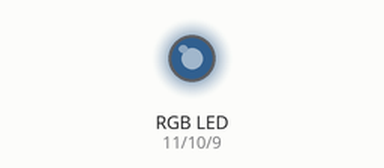
Recording of a sketch running on a simulated Arduino Uno, built with avr-gcc and run on an emulated ATmega328P. On the bench: an RGB LED mixed from three pins (HIGH = lit). Dim RGB values are drawn brighter than linear; what the sketch prints to the serial monitor is not drawn.

Above: at 0.05 s.
At 0.7 s:
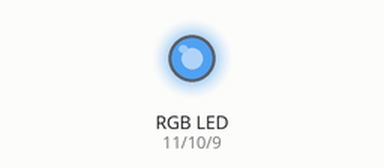
At 1.4 s:
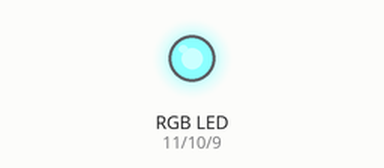
At 2.75 s:
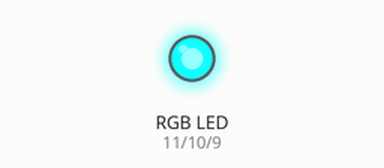
At 3.95 s:
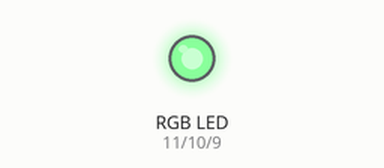
At 5.15 s:
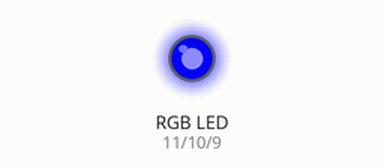
Timing chart, 0 to 6.7 s (numbered marks = the images above):
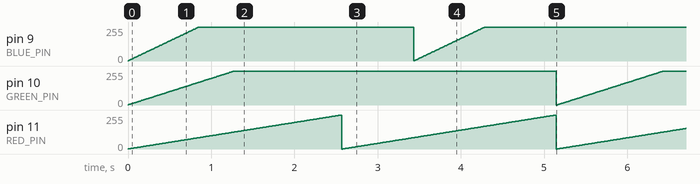

Measured:
- by itself, pin 9 (BLUE_PIN): ramps from 0/255 to 255/255 and jumps back, once every 3.4 s
- by itself, pin 10 (GREEN_PIN): ramps from 0/255 to 255/255 and jumps back, once every 5.2 s
- by itself, pin 11 (RED_PIN): ramps from 0/255 to 255/255 and jumps back, once every 2.6 s

The sketch:

rgb_strip_l298n_english.ino
```cpp
#define RED_PIN 11       // red channel pin
#define GREEN_PIN 10     // green channel pin
#define BLUE_PIN 9       // blue channel pin

int red = 0, green = 0, blue = 0; // Colors variables

void setup() {
  Serial.begin(9600);             //enable serial communication
  Serial.println("RBG LED v 1.0");//sketch version to serial port

  pinMode(RED_PIN,   OUTPUT);  // configuraiting pin as red channel output
  pinMode(GREEN_PIN, OUTPUT);// configuraiting pin as green channel output
  pinMode(BLUE_PIN,  OUTPUT); // configuraiting pin as blue channel output
}

void loop() {
  red   = (red + 1)   % 1024; // change red color
  green = (green + 2) % 1024; // change green color
  blue  = (blue + 3)  % 1024; // change blue color

  analogWrite(RED_PIN, red);    // red channel output
  analogWrite(GREEN_PIN, green);// green channel output
  analogWrite(BLUE_PIN, blue);  // blue channel output
  delay(10);                    // delay 50 milliseconds
}
```
